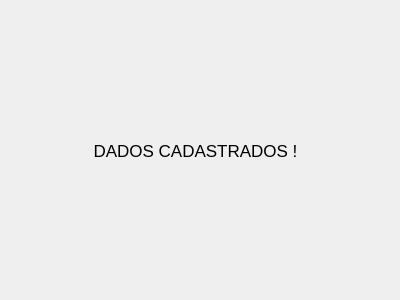
<?xml version="1.0" encoding="UTF-8"?>
<ui version="4.0">
 <class>Form</class>
 <widget class="QWidget" name="Form">
  <property name="geometry">
   <rect>
    <x>0</x>
    <y>0</y>
    <width>400</width>
    <height>300</height>
   </rect>
  </property>
  <property name="windowTitle">
   <string>Form</string>
  </property>
  <widget class="QWidget" name="widget" native="true">
   <property name="geometry">
    <rect>
     <x>10</x>
     <y>10</y>
     <width>381</width>
     <height>281</height>
    </rect>
   </property>
   <widget class="QLabel" name="label">
    <property name="geometry">
     <rect>
      <x>30</x>
      <y>100</y>
      <width>311</width>
      <height>81</height>
     </rect>
    </property>
    <property name="font">
     <font>
      <pointsize>13</pointsize>
     </font>
    </property>
    <property name="text">
     <string>DADOS CADASTRADOS !</string>
    </property>
    <property name="alignment">
     <set>Qt::AlignCenter</set>
    </property>
   </widget>
  </widget>
 </widget>
 <resources/>
 <connections/>
</ui>
